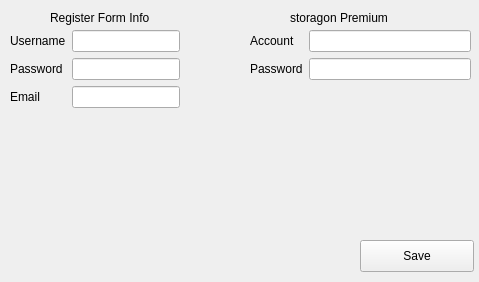
<?xml version="1.0" encoding="UTF-8"?>
<ui version="4.0">
 <class>Form</class>
 <widget class="QWidget" name="Form">
  <property name="geometry">
   <rect>
    <x>0</x>
    <y>0</y>
    <width>479</width>
    <height>282</height>
   </rect>
  </property>
  <property name="windowTitle">
   <string>Form</string>
  </property>
  <widget class="QPushButton" name="saveButton">
   <property name="geometry">
    <rect>
     <x>360</x>
     <y>240</y>
     <width>114</width>
     <height>32</height>
    </rect>
   </property>
   <property name="text">
    <string>Save</string>
   </property>
  </widget>
  <widget class="QLabel" name="label_5">
   <property name="geometry">
    <rect>
     <x>50</x>
     <y>10</y>
     <width>121</width>
     <height>16</height>
    </rect>
   </property>
   <property name="text">
    <string>Register Form Info</string>
   </property>
  </widget>
  <widget class="QWidget" name="formLayoutWidget">
   <property name="geometry">
    <rect>
     <x>10</x>
     <y>30</y>
     <width>221</width>
     <height>81</height>
    </rect>
   </property>
   <layout class="QFormLayout" name="formLayout">
    <property name="fieldGrowthPolicy">
     <enum>QFormLayout::FieldsStayAtSizeHint</enum>
    </property>
    <item row="1" column="0">
     <widget class="QLabel" name="label">
      <property name="text">
       <string>Username</string>
      </property>
     </widget>
    </item>
    <item row="1" column="1">
     <widget class="QLineEdit" name="usernameLineEdit"/>
    </item>
    <item row="2" column="0">
     <widget class="QLabel" name="label_2">
      <property name="text">
       <string>Password</string>
      </property>
     </widget>
    </item>
    <item row="2" column="1">
     <widget class="QLineEdit" name="passwordLineEdit"/>
    </item>
    <item row="3" column="0">
     <widget class="QLabel" name="label_3">
      <property name="text">
       <string>Email</string>
      </property>
     </widget>
    </item>
    <item row="3" column="1">
     <widget class="QLineEdit" name="emailLineEdit"/>
    </item>
   </layout>
  </widget>
  <widget class="QWidget" name="formLayoutWidget_2">
   <property name="geometry">
    <rect>
     <x>250</x>
     <y>30</y>
     <width>221</width>
     <height>81</height>
    </rect>
   </property>
   <layout class="QFormLayout" name="formLayout_2">
    <item row="0" column="1">
     <widget class="QLineEdit" name="storagonUsernameLineEdit"/>
    </item>
    <item row="0" column="0">
     <widget class="QLabel" name="label_6">
      <property name="text">
       <string>Account</string>
      </property>
     </widget>
    </item>
    <item row="1" column="1">
     <widget class="QLineEdit" name="storagonPasswordLineEdit">
      <property name="echoMode">
       <enum>QLineEdit::Password</enum>
      </property>
     </widget>
    </item>
    <item row="1" column="0">
     <widget class="QLabel" name="label_8">
      <property name="text">
       <string>Password</string>
      </property>
     </widget>
    </item>
   </layout>
  </widget>
  <widget class="QLabel" name="label_7">
   <property name="geometry">
    <rect>
     <x>290</x>
     <y>10</y>
     <width>111</width>
     <height>16</height>
    </rect>
   </property>
   <property name="text">
    <string>storagon Premium</string>
   </property>
  </widget>
 </widget>
 <resources/>
 <connections/>
</ui>
